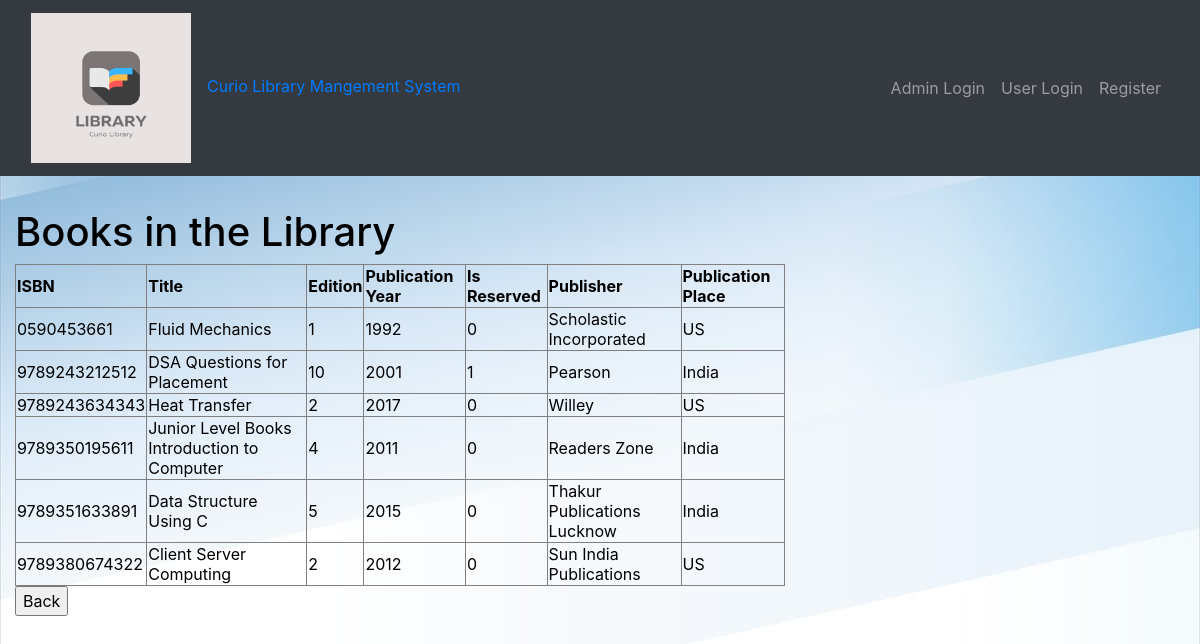
Page /ListBooks.php on the committed database.
### tables this page shows
CREATE TABLE IF NOT EXISTS `book` (
  `ISBN` char(14) NOT NULL,
  `Title` varchar(100) NOT NULL,
  `Cost` decimal(5,2) NOT NULL,
  `IsReserved` tinyint(1) NOT NULL,
  `Edition` int(11) NOT NULL,
  `PubliPlace` varchar(30) DEFAULT NULL,
  `Publisher` varchar(30) NOT NULL,
  `CopyYr` decimal(4,0) NOT NULL,
  `ShelfID` int(11) DEFAULT NULL,
  `SubName` varchar(30) DEFAULT NULL,
  PRIMARY KEY (`ISBN`)
);

### ListBooks.php (the view, shortened to what this page needs)
<?php
include 'dbinfo.php';
?>
<html>
<head>
	<link rel="stylesheet" type="text/css" href="bootstrap-4.4.1/css/bootstrap.min.css">
</head>
<body>
	<nav class="navbar navbar-expand-lg navbar-dark bg-dark">
		<div class="container-fluid">
			<div class="navbar-header">
				<a href="login.php"><img class="navbar-brand brand-name"
       src="images/logo.png" alt="logo" width="160" height="160">Curio Library Mangement System</a>
				</div>
			<ul class="nav navbar-nav navbar-right">
				<li class="nav-item">
					<a class="nav-link" href="Login.php">Admin Login</a>
				</li>
				<li class="nav-item">
					<a class="nav-link" href="Login.php">User Login</a>
				</li>
				<li class="nav-item">
					<a class="nav-link" href="NewUserRegistration.php">Register</a>
				</li>
			</ul>
		</div>
		</nav><br>
<div class="col-md-8" id="main_content">
<?php
$link = mysqli_connect($host,$user,$pass) or die( "Unable to connect");
mysqli_select_db($link, $database) or die( "Unable to select database");
$sql_query = "CALL listbooks()";
$result_sqlquery = mysqli_query($link, $sql_query) or die(mysqli_error($link));
?>
<body>
<h1>Books in the Library</h1>
<form action="UserSummary.php" method="post">
<table border="1" style="width:100%">
  <tr>
    <th>ISBN</th>
    <th>Title</th>
    <th>Edition</th>
    <th>Publication Year</th>
    <th>Is Reserved</th>
    <th>Publisher</th>
    <th>Publication Place</th>
  </tr>
 <?php while($row = mysqli_fetch_array($result_sqlquery)){
    $ISBN = $row['ISBN'];
	$Title = $row['Title'];
    $Edition = $row['Edition'];
	$PublicationYear = $row['CopyYr'];
    $IsReserved = $row['IsReserved'];
	$Publisher = $row['Publisher'];
    $PublicationPlace = $row['PubliPlace'];
  ?>
    <td><?php echo $ISBN; ?></td>
    <td><?php echo $Title; ?></td>
    <td><?php echo $Edition; ?></td>
    <td><?php echo $PublicationYear; ?></td>
    <td><?php echo $IsReserved; ?></td>
    <td><?php echo $Publisher; ?></td>
    <td><?php echo $PublicationPlace; ?></td>
<?php
}
?>
</table>
<input type="submit" value="Back"/>
</form>
</body>
</html>

### ListBooks.php (style rules this page uses)
body { color: black; background-image: url('images/yale library.jpg'); background-repeat: no-repeat; background-attachment: fixed; background-size: 100% 100%; }

### rows in the picture
book: ISBN "0590453661", Title "Fluid Mechanics", Edition "1", CopyYr "1992", IsReserved "0", Publisher "Scholastic Incorporated", PubliPlace "US"
book: ISBN "9789243212512", Title "DSA Questions for Placement", Edition "10", CopyYr "2001", IsReserved "1", Publisher "Pearson", PubliPlace "India"
book: ISBN "9789243634343", Title "Heat Transfer", Edition "2", CopyYr "2017", IsReserved "0", Publisher "Willey", PubliPlace "US"
book: ISBN "9789350195611", Title "Junior Level Books Introduction to Computer", Edition "4", CopyYr "2011", IsReserved "0", Publisher "Readers Zone", PubliPlace "India"
book: ISBN "9789351633891", Title "Data Structure Using C", Edition "5", CopyYr "2015", IsReserved "0", Publisher "Thakur Publications Lucknow", PubliPlace "India"
book: ISBN "9789380674322", Title "Client Server Computing", Edition "2", CopyYr "2012", IsReserved "0", Publisher "Sun India Publications", PubliPlace "US"
